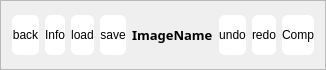
         <widget class="QFrame" name="headerFrame">
          <property name="minimumSize">
           <size>
            <width>0</width>
            <height>70</height>
           </size>
          </property>
          <property name="maximumSize">
           <size>
            <width>16777215</width>
            <height>70</height>
           </size>
          </property>
          <property name="frameShape">
           <enum>QFrame::StyledPanel</enum>
          </property>
          <property name="frameShadow">
           <enum>QFrame::Raised</enum>
          </property>
          <layout class="QHBoxLayout" name="horizontalLayout">
           <item>
            <widget class="QPushButton" name="globalBackBtn">
             <property name="maximumSize">
              <size>
               <width>40</width>
               <height>40</height>
              </size>
             </property>
             <property name="cursor">
              <cursorShape>PointingHandCursor</cursorShape>
             </property>
             <property name="styleSheet">
              <string notr="true">border-radius: 6px; background-color: #ffffff; color: #000000;</string>
             </property>
             <property name="text">
              <string>back</string>
             </property>
            </widget>
           </item>
           <item>
            <widget class="QPushButton" name="information">
             <property name="maximumSize">
              <size>
               <width>40</width>
               <height>40</height>
              </size>
             </property>
             <property name="styleSheet">
              <string notr="true">border-radius: 6px; background-color: #ffffff; color: #000000;</string>
             </property>
             <property name="text">
              <string>Info</string>
             </property>
            </widget>
           </item>
           <item>
            <widget class="QPushButton" name="loadImage">
             <property name="maximumSize">
              <size>
               <width>40</width>
               <height>40</height>
              </size>
             </property>
             <property name="styleSheet">
              <string notr="true">border-radius: 6px; background-color: #ffffff; color: #000000;</string>
             </property>
             <property name="text">
              <string>load</string>
             </property>
            </widget>
           </item>
           <item>
            <widget class="QPushButton" name="saveImage">
             <property name="maximumSize">
              <size>
               <width>40</width>
               <height>40</height>
              </size>
             </property>
             <property name="styleSheet">
              <string notr="true">border-radius: 6px; background-color: #ffffff; color: #000000;</string>
             </property>
             <property name="text">
              <string>save</string>
             </property>
            </widget>
           </item>
           <item>
            <widget class="QLabel" name="imageName">
             <property name="font">
              <font>
               <family>Poppins</family>
               <pointsize>10</pointsize>
               <bold>true</bold>
              </font>
             </property>
             <property name="text">
              <string>ImageName</string>
             </property>
            </widget>
           </item>
           <item>
            <widget class="QPushButton" name="information_3">
             <property name="maximumSize">
              <size>
               <width>40</width>
               <height>40</height>
              </size>
             </property>
             <property name="styleSheet">
              <string notr="true">border-radius: 6px; background-color: #ffffff; color: #000000;</string>
             </property>
             <property name="text">
              <string>undo</string>
             </property>
            </widget>
           </item>
           <item>
            <widget class="QPushButton" name="information_4">
             <property name="maximumSize">
              <size>
               <width>40</width>
               <height>40</height>
              </size>
             </property>
             <property name="styleSheet">
              <string notr="true">border-radius: 6px; background-color: #ffffff; color: #000000;</string>
             </property>
             <property name="text">
              <string>redo</string>
             </property>
            </widget>
           </item>
           <item>
            <widget class="QPushButton" name="information_5">
             <property name="maximumSize">
              <size>
               <width>40</width>
               <height>40</height>
              </size>
             </property>
             <property name="styleSheet">
              <string notr="true">border-radius: 6px; background-color: #ffffff; color: #000000;</string>
             </property>
             <property name="text">
              <string>Comp</string>
             </property>
            </widget>
           </item>
          </layout>
         </widget>
